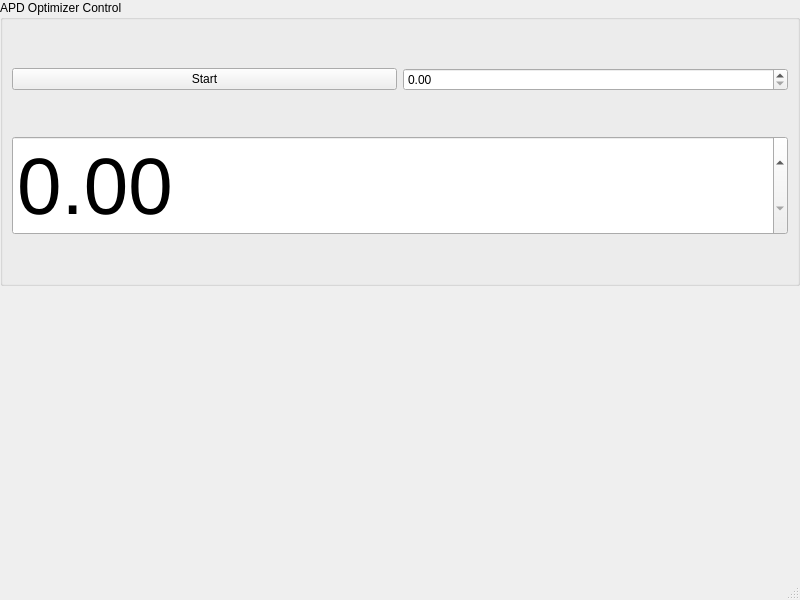
<?xml version="1.0" encoding="UTF-8"?>
<ui version="4.0">
 <class>APDOptmizerWindow</class>
 <widget class="QMainWindow" name="APDOptmizerWindow">
  <property name="geometry">
   <rect>
    <x>0</x>
    <y>0</y>
    <width>800</width>
    <height>600</height>
   </rect>
  </property>
  <property name="windowTitle">
   <string>APD Optimizer</string>
  </property>
  <widget class="QWidget" name="centralwidget">
   <layout class="QVBoxLayout" name="verticalLayout" stretch="0,0">
    <property name="leftMargin">
     <number>0</number>
    </property>
    <property name="topMargin">
     <number>0</number>
    </property>
    <property name="rightMargin">
     <number>0</number>
    </property>
    <property name="bottomMargin">
     <number>0</number>
    </property>
    <item>
     <widget class="QGroupBox" name="control_groupBox">
      <property name="title">
       <string>APD Optimizer Control</string>
      </property>
      <layout class="QGridLayout" name="gridLayout">
       <item row="0" column="0">
        <widget class="QPushButton" name="start_pushButton">
         <property name="text">
          <string>Start</string>
         </property>
        </widget>
       </item>
       <item row="0" column="1">
        <widget class="QDoubleSpinBox" name="int_time_doubleSpinBox"/>
       </item>
       <item row="1" column="0" colspan="2">
        <widget class="QDoubleSpinBox" name="count_rate_doubleSpinBox">
         <property name="font">
          <font>
           <pointsize>60</pointsize>
          </font>
         </property>
        </widget>
       </item>
      </layout>
     </widget>
    </item>
    <item>
     <widget class="QWidget" name="plot_widget" native="true">
      <layout class="QVBoxLayout" name="verticalLayout_2">
       <property name="leftMargin">
        <number>0</number>
       </property>
       <property name="topMargin">
        <number>0</number>
       </property>
       <property name="rightMargin">
        <number>0</number>
       </property>
       <property name="bottomMargin">
        <number>0</number>
       </property>
      </layout>
     </widget>
    </item>
   </layout>
  </widget>
  <widget class="QMenuBar" name="menubar">
   <property name="geometry">
    <rect>
     <x>0</x>
     <y>0</y>
     <width>800</width>
     <height>21</height>
    </rect>
   </property>
  </widget>
  <widget class="QStatusBar" name="statusbar"/>
 </widget>
 <resources/>
 <connections/>
</ui>
